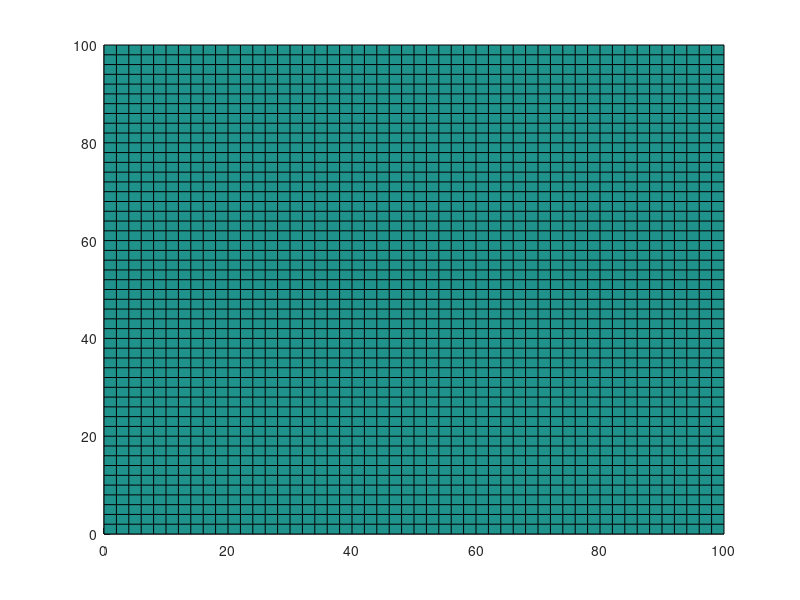
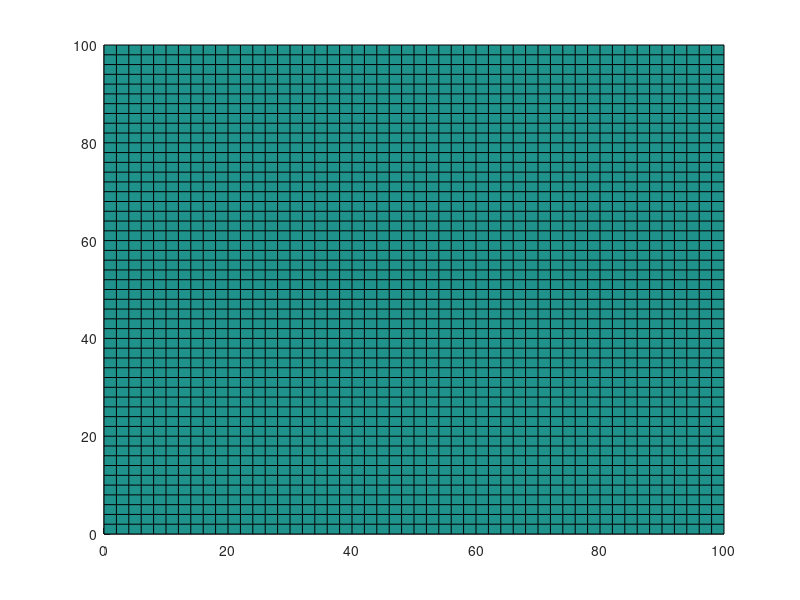
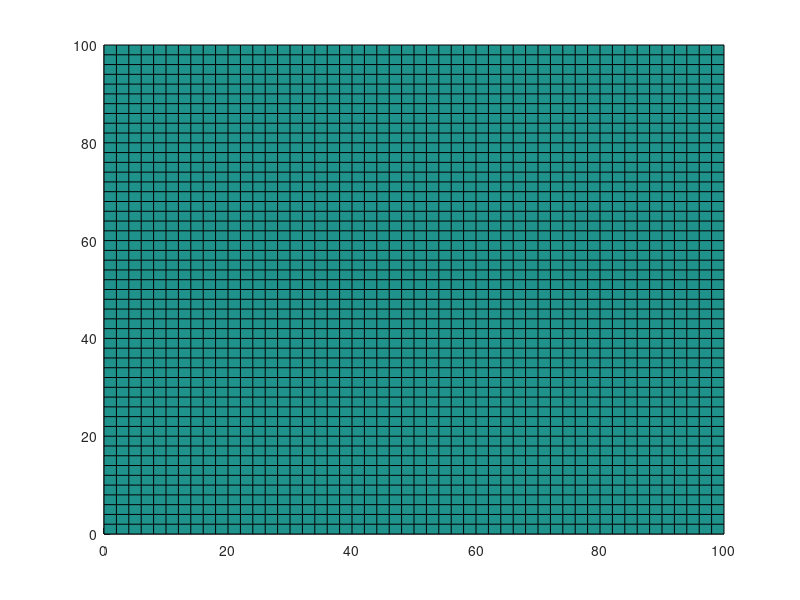
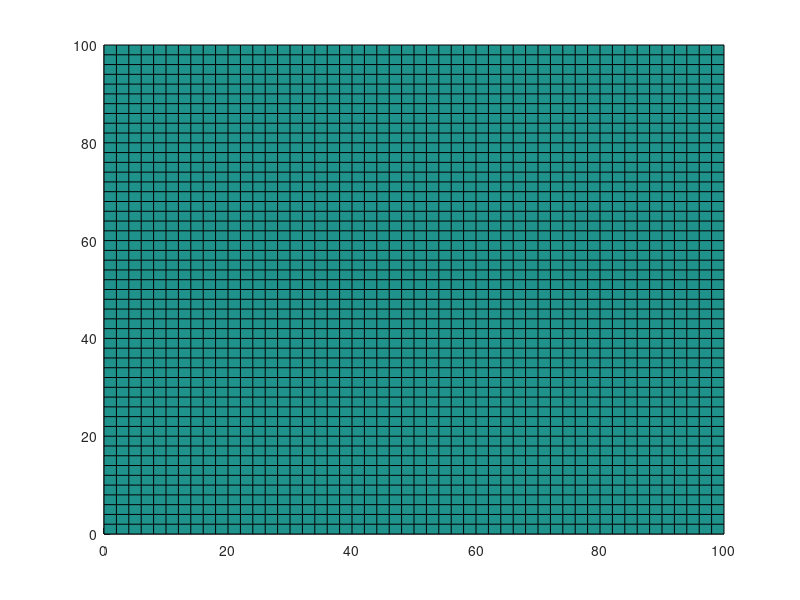

These charts were generated, in order, by the following MATLAB code:
clear all; close all; clc
% random mesh generated for quadrilaterals

L=100;
n=50;
h=L/n;
xi=linspace(0,L,n+1);
eta=xi;
fraction=0.53*0;

for i=1:n+1
    ax=1;   if(i==1|i==n+1),ax=0;end
    for j=1:n+1
        ay=1;   if(j==1|j==n+1),ay=0;end
        x(i,j) = xi(i) + (2*rand(1,1)-1)*h*fraction*ax;
        y(i,j) = eta(j)+ (2*rand(1,1)-1)*h*fraction*ay;
    end
end

figure(1)
surf(x,y,ones(n+1,n+1))
view(0,90)
output_file1=strcat('.\figs\aa_random_quad_mesh_L',int2str(L),'_n',int2str(n),'_a',num2str(fraction,3));
print('-dpdf',strcat(output_file1,'.pdf'));
print('-dpng',strcat(output_file1,'.png'));
saveas(gcf,strcat(output_file1,'.fig'),'fig');

%---------------------------------------------
% keep x=L/2 a straight line
if(mod(n,2)==0)
    xx=x;
    xx(n/2+1,:)=L/2;
    figure(2)
    surf(xx,y,ones(n+1,n+1))
    view(0,90)
end
output_file2=strcat('.\figs\aa_random_quad_mesh_mid_x_L',int2str(L),'_n',int2str(n),'_a',num2str(fraction,3));
print('-dpdf',strcat(output_file2,'.pdf'));
print('-dpng',strcat(output_file2,'.png'));
saveas(gcf,strcat(output_file2,'.fig'),'fig');

%---------------------------------------------
% keep x=L/2  and y=L/2 as straight lines
if(mod(n,2)==0)
    yy=y;
    yy(:,n/2+1)=L/2;
    figure(3)
    surf(xx,yy,ones(n+1,n+1))
    view(0,90)
end
output_file3=strcat('.\figs\aa_random_quad_mesh_mid_xy_L',int2str(L),'_n',int2str(n),'_a',num2str(fraction,3));
print('-dpdf',strcat(output_file3,'.pdf'));
print('-dpng',strcat(output_file3,'.png'));
saveas(gcf,strcat(output_file3,'.fig'),'fig');

%
%---------------------------------------------
% save txt file
matID=1;
srcID=1;

% date and time;
[yr, mo, da, hr, mi, s] = datevec(now);

%%%%%%%%%%%%%%%%%%%%%
output_file1=strcat(output_file1,'.txt')
fid=fopen(output_file1,'w');

fprintf(fid,'# Date: %d/%d/%d   Time: %d:%d\n', mo, da, yr, hr, mi);

fprintf(fid,'# dimensions \n');
fprintf(fid,'%g %g \n',L,L);

ncells = n*n;

fprintf(fid,'# connectivity \n');
fprintf(fid,'%d\n',ncells);
for iel=1:ncells
    skip = 4*(iel-1);
    i1 = skip + 1;
    i2 = skip + 2;
    i3 = skip + 3;
    i4 = skip + 4;
   fprintf(fid,'%d %d %d %d %d %d %d \n',4,i1,i2,i3,i4,matID,srcID);
end

fprintf(fid,'# DG vertices (counter-clockwise) \n');
fprintf(fid,'%d\n',4*ncells);
for i=1:n
    for j=1:n
        fprintf(fid,' %g %g \n %g %g \n %g %g \n %g %g \n',x(i,j)    ,y(i,j)    ,...
                                                 x(i+1,j)  ,y(i+1,j)  ,...
                                                 x(i+1,j+1),y(i+1,j+1),...
                                                 x(i,j+1)  ,y(i,j+1)  );
    end
end 

fprintf(fid,'# grid vertices (counter-clockwise) \n');
fprintf(fid,'%d\n',(n+1)^2);
for i=1:n+1
    for j=1:n+1
        fprintf(fid,'%g %g \n',x(i,j),y(i,j) );
    end
end 

fclose(fid)
%%%%%%%%%%%%%%%%%%%%%
output_file2=strcat(output_file2,'.txt')
fid=fopen(output_file2,'w');

fprintf(fid,'# Date: %d/%d/%d   Time: %d:%d\n', mo, da, yr, hr, mi);

fprintf(fid,'# connectivity \n');
fprintf(fid,'%d\n',ncells);
for iel=1:ncells
    skip = 4*(iel-1);
    i1 = skip + 1;
    i2 = skip + 2;
    i3 = skip + 3;
    i4 = skip + 4;
   fprintf(fid,'%d %d %d %d %d %d %d \n',4,i1,i2,i3,i4,matID,srcID);
end

fprintf(fid,'# DG vertices (counter-clockwise) \n');
fprintf(fid,'%d\n',4*ncells);
for i=1:n
    for j=1:n
        fprintf(fid,' %g %g \n %g %g \n %g %g \n %g %g \n',xx(i,j)    ,y(i,j)    ,...
                                                 xx(i+1,j)  ,y(i+1,j)  ,...
                                                 xx(i+1,j+1),y(i+1,j+1),...
                                                 xx(i,j+1)  ,y(i,j+1)  );
    end
end 

fprintf(fid,'# grid vertices (counter-clockwise) \n');
fprintf(fid,'%d\n',(n+1)^2);
for i=1:n+1
    for j=1:n+1
        fprintf(fid,'%g %g \n',xx(i,j),y(i,j) );
    end
end

fclose(fid)
%%%%%%%%%%%%%%%%%%%%%
output_file3=strcat(output_file3,'.txt')
fid=fopen(output_file3,'w');

fprintf(fid,'# Date: %d/%d/%d   Time: %d:%d\n', mo, da, yr, hr, mi);

fprintf(fid,'# connectivity \n');
fprintf(fid,'%d\n',ncells);
for iel=1:ncells
    skip = 4*(iel-1);
    i1 = skip + 1;
    i2 = skip + 2;
    i3 = skip + 3;
    i4 = skip + 4;
   fprintf(fid,'%d %d %d %d %d %d %d \n',4,i1,i2,i3,i4,matID,srcID);
end

fprintf(fid,'# DG vertices (counter-clockwise) \n');
fprintf(fid,'%d\n',4*ncells);
for i=1:n
    for j=1:n
        fprintf(fid,' %g %g \n %g %g \n %g %g \n %g %g \n',xx(i,j)    ,yy(i,j)    ,...
                                                 xx(i+1,j)  ,yy(i+1,j)  ,...
                                                 xx(i+1,j+1),yy(i+1,j+1),...
                                                 xx(i,j+1)  ,yy(i,j+1)  );
    end
end 

fprintf(fid,'# grid vertices (counter-clockwise) \n');
fprintf(fid,'%d\n',(n+1)^2);
for i=1:n+1
    for j=1:n+1
        fprintf(fid,'%g %g \n',xx(i,j),yy(i,j) );
    end
end

fclose(fid)


% % % for BT's code, not used anymore
% % % 
% % % matID=0;
% % % srcID=0;
% % % %%%%%%%%%%%%%%%%%%%%%
% % % output_file1=strcat(output_file1,'.txt')
% % % fid=fopen(output_file1,'w');
% % % fprintf(fid,'%s\n','polygon');
% % % n2=n*n;
% % % fprintf(fid,'%d\n',n2);
% % % for i=1:n
% % %     for j=1:n
% % %         fprintf(fid,'%d %g %g %g %g %g %g %g %g  %d %d \n',4,x(i,j)    ,y(i,j)    ,...
% % %                                                              x(i+1,j)  ,y(i+1,j)  ,...
% % %                                                              x(i+1,j+1),y(i+1,j+1),...
% % %                                                              x(i,j+1)  ,y(i,j+1)  ,matID,srcID);
% % %     end
% % % end 
% % % fclose(fid)
% % % %%%%%%%%%%%%%%%%%%%%%
% % % output_file2=strcat(output_file2,'.txt')
% % % fid=fopen(output_file2,'w');
% % % fprintf(fid,'%s\n','polygon');
% % % n2=n*n;
% % % fprintf(fid,'%d\n',n2);
% % % for i=1:n
% % %     for j=1:n
% % %         fprintf(fid,'%d %g %g %g %g %g %g %g %g  %d %d \n',4,xx(i,j)    ,y(i,j)    ,...
% % %                                                              xx(i+1,j)  ,y(i+1,j)  ,...
% % %                                                              xx(i+1,j+1),y(i+1,j+1),...
% % %                                                              xx(i,j+1)  ,y(i,j+1)  ,matID,srcID);
% % %     end
% % % end 
% % % fclose(fid)
% % % %%%%%%%%%%%%%%%%%%%%%
% % % output_file3=strcat(output_file3,'.txt')
% % % fid=fopen(output_file3,'w');
% % % fprintf(fid,'%s\n','polygon');
% % % n2=n*n;
% % % fprintf(fid,'%d\n',n2);
% % % for i=1:n
% % %     for j=1:n
% % %         fprintf(fid,'%d %g %g %g %g %g %g %g %g  %d %d \n',4,xx(i,j)    ,yy(i,j)    ,...
% % %                                                              xx(i+1,j)  ,yy(i+1,j)  ,...
% % %                                                              xx(i+1,j+1),yy(i+1,j+1),...
% % %                                                              xx(i,j+1)  ,yy(i,j+1)  ,matID,srcID);
% % %     end
% % % end 
% % % fclose(fid)
